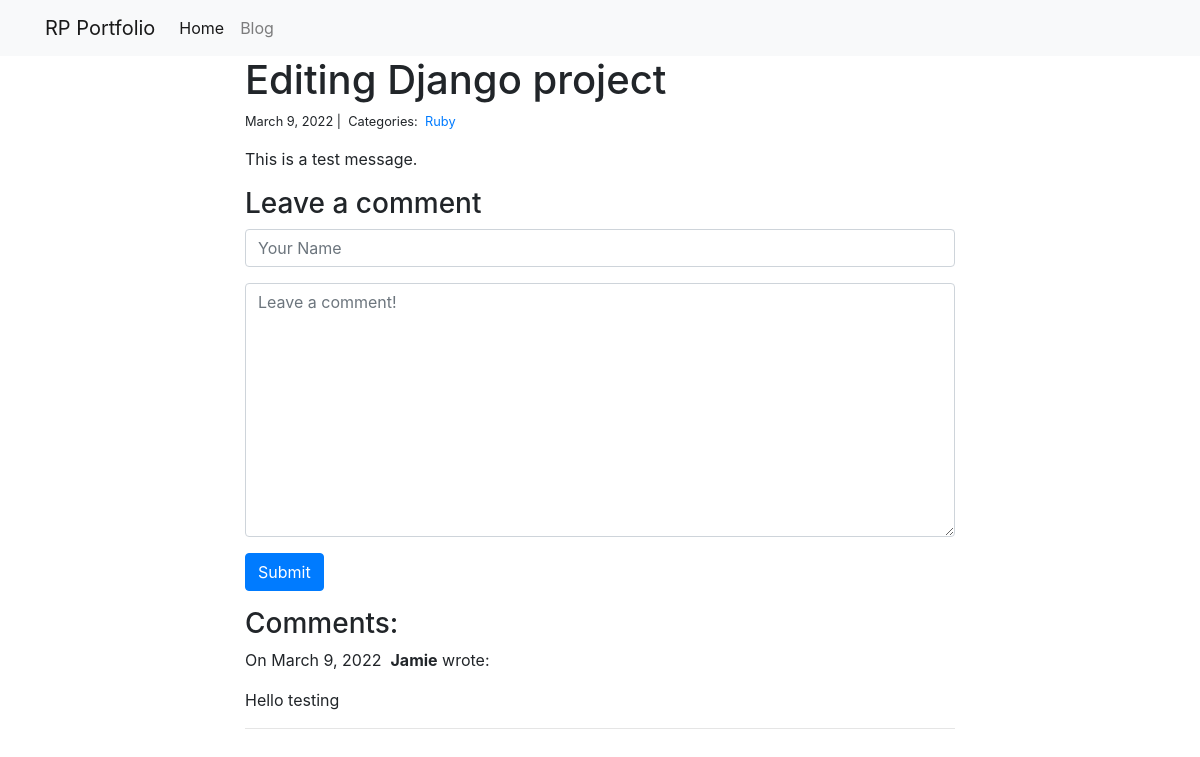
Page /blog/1/ on the committed database.
### blog/models.py (models this page shows)
class Post(models.Model):
    title = models.CharField(max_length=255)
    body = models.TextField()
    created_on = models.DateTimeField(auto_now_add=True)
    last_modified = models.DateTimeField(auto_now=True)
    categories = models.ManyToManyField('Category', related_name='posts')

class Category(models.Model):
    name = models.CharField(max_length=20)

class Comment(models.Model):
    author = models.CharField(max_length=60)
    body = models.TextField()
    created_on = models.DateTimeField(auto_now_add=True)
    post = models.ForeignKey('Post', on_delete=models.CASCADE)

### blog/views.py (the view, shortened to what this page needs)
# urls.py: path('<int:pk>/', views.blog_detail, name='blog_detail'),
def blog_detail(request, pk):
    post = Post.objects.get(pk=pk)
    form = CommentForm()
    comments = Comment.objects.filter(post=post)
    context = {
        "post": post,
        "comments": comments,
        "form": form,
    }
    return render(request, "blog_detail.html", context)

### blog/forms.py
class CommentForm(forms.Form):
    author = forms.CharField(
        max_length=60,
        widget=forms.TextInput(
            attrs={
            "class": "form-control",
            "placeholder": "Your Name"
        })
    )
    body = forms.CharField(
        widget=forms.Textarea(
            attrs={
            "class": "form-control",
            "placeholder": "Leave a comment!"
        })
    )

### blog/templates/blog_detail.html (shortened to what this page needs)
{% extends "base.html" %}
{% block page_content %}
<div class="col-md-8 offset-md-2">
    <h1>{{ post.title }}</h1>
    <small>
        {{ post.created_on.date }} |&nbsp;
        Categories:&nbsp;
        {% for category in post.categories.all %}
        <a href="{% url 'blog_category' category.name %}">
            {{ category.name }}
        </a>&nbsp;
        {% endfor %}
    </small>
    <p>{{ post.body | linebreaks }}</p>
    <h3>Leave a comment</h3>
    <form action="/blog/{{ post.pk }}/" method="post">
        <div class="form-group">
            {{ form.author }}
        </div>
        <div class="form-group">
            {{ form.body }}
        </div>
        <button type="submit" class="btn btn-primary">Submit</button>
    </form>
    <h3>Comments:</h3>
    {% for comment in comments %}
    <p>
        On {{ comment.created_on.date }}&nbsp;
        <b>{{ comment.author }}</b> wrote:
    </p>
    <p>{{ comment.body }}</p>
    <hr>
    {% endfor %}
</div>
{% endblock %}

### rows in the picture
Post: title "Editing Django project", created_on "March 9, 2022", body "This is a test message."
Category: name "Ruby"
Comment: created_on "March 9, 2022", author "Jamie", body "Hello testing"
